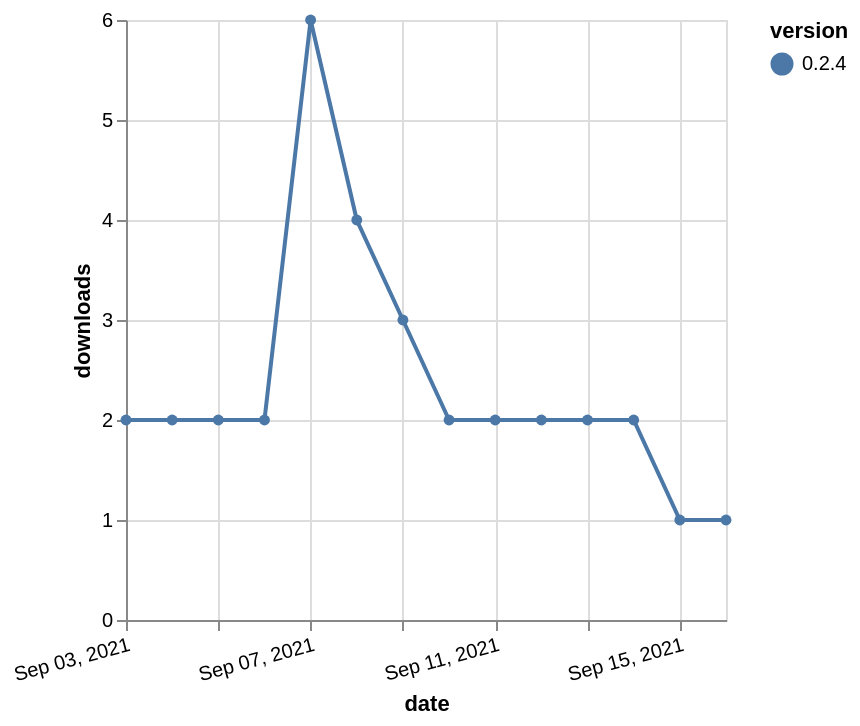

Express this chart as Vega-Lite.
### Vega-Lite specification from a JSON file in a GitHub repository (floating-point values rounded to 4 significant figures)
{"$schema": "https://vega.github.io/schema/vega-lite/v5.json", "description": "A simple bar chart with embedded data.", "data": {"values": [{"date": "2021-09-03", "total": 2015, "delta": 2, "version": "0.2.4"}, {"date": "2021-09-04", "total": 2017, "delta": 2, "version": "0.2.4"}, {"date": "2021-09-05", "total": 2019, "delta": 2, "version": "0.2.4"}, {"date": "2021-09-06", "total": 2021, "delta": 2, "version": "0.2.4"}, {"date": "2021-09-07", "total": 2027, "delta": 6, "version": "0.2.4"}, {"date": "2021-09-08", "total": 2031, "delta": 4, "version": "0.2.4"}, {"date": "2021-09-09", "total": 2034, "delta": 3, "version": "0.2.4"}, {"date": "2021-09-10", "total": 2036, "delta": 2, "version": "0.2.4"}, {"date": "2021-09-11", "total": 2038, "delta": 2, "version": "0.2.4"}, {"date": "2021-09-12", "total": 2040, "delta": 2, "version": "0.2.4"}, {"date": "2021-09-13", "total": 2042, "delta": 2, "version": "0.2.4"}, {"date": "2021-09-14", "total": 2044, "delta": 2, "version": "0.2.4"}, {"date": "2021-09-15", "total": 2045, "delta": 1, "version": "0.2.4"}, {"date": "2021-09-16", "total": 2046, "delta": 1, "version": "0.2.4"}]}, "width": "container", "mark": {"type": "line", "point": {"filled": true}}, "encoding": {"x": {"field": "date", "type": "temporal", "timeUnit": "yearmonthdate", "title": "date", "axis": {"labelAngle": -15}}, "y": {"field": "delta", "type": "quantitative", "title": "downloads"}, "color": {"field": "version", "type": "nominal"}, "tooltip": {"field": "delta"}}}
